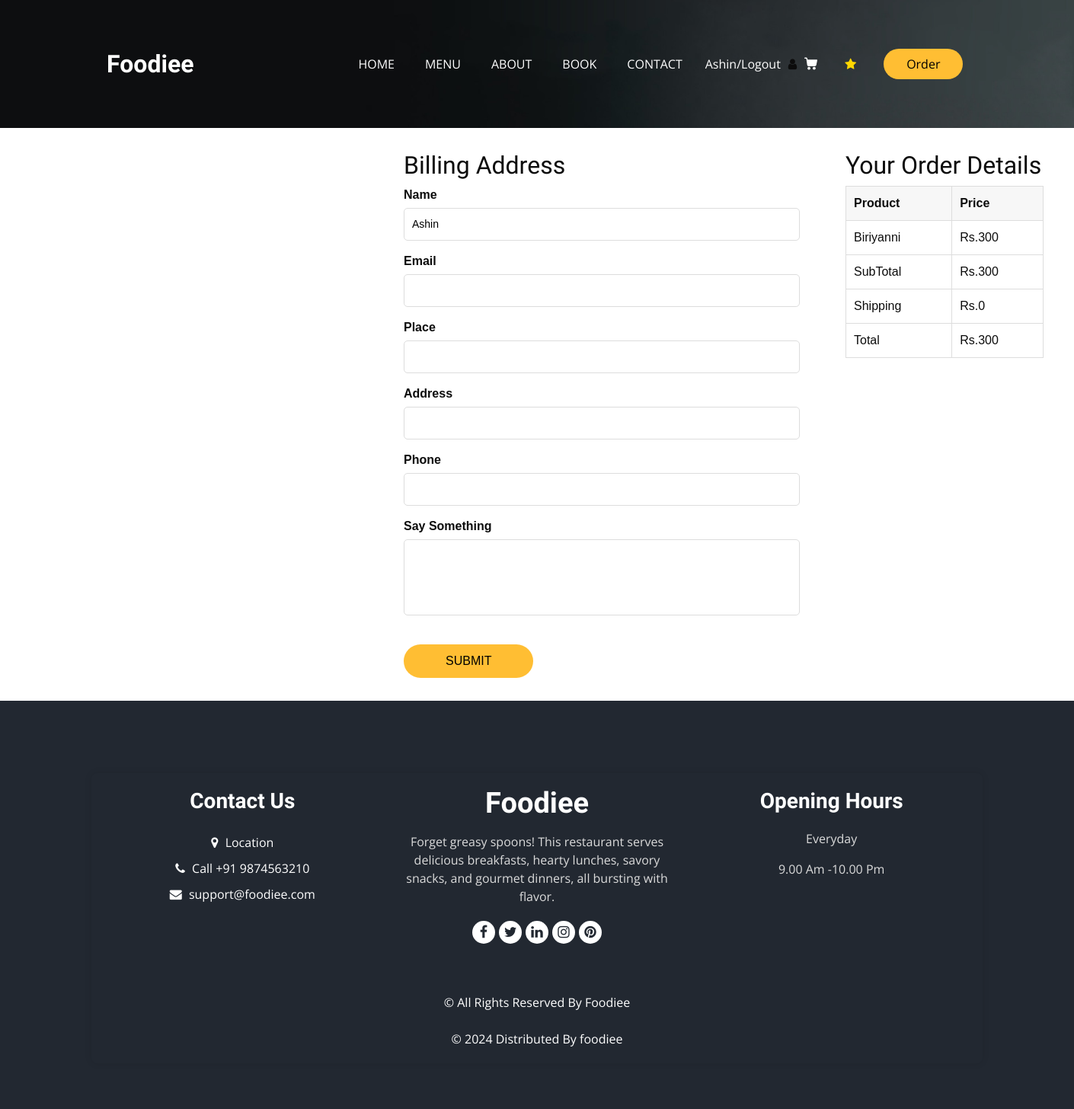
The page /checkOutpage/ (signed in) on the database as committed earlier.
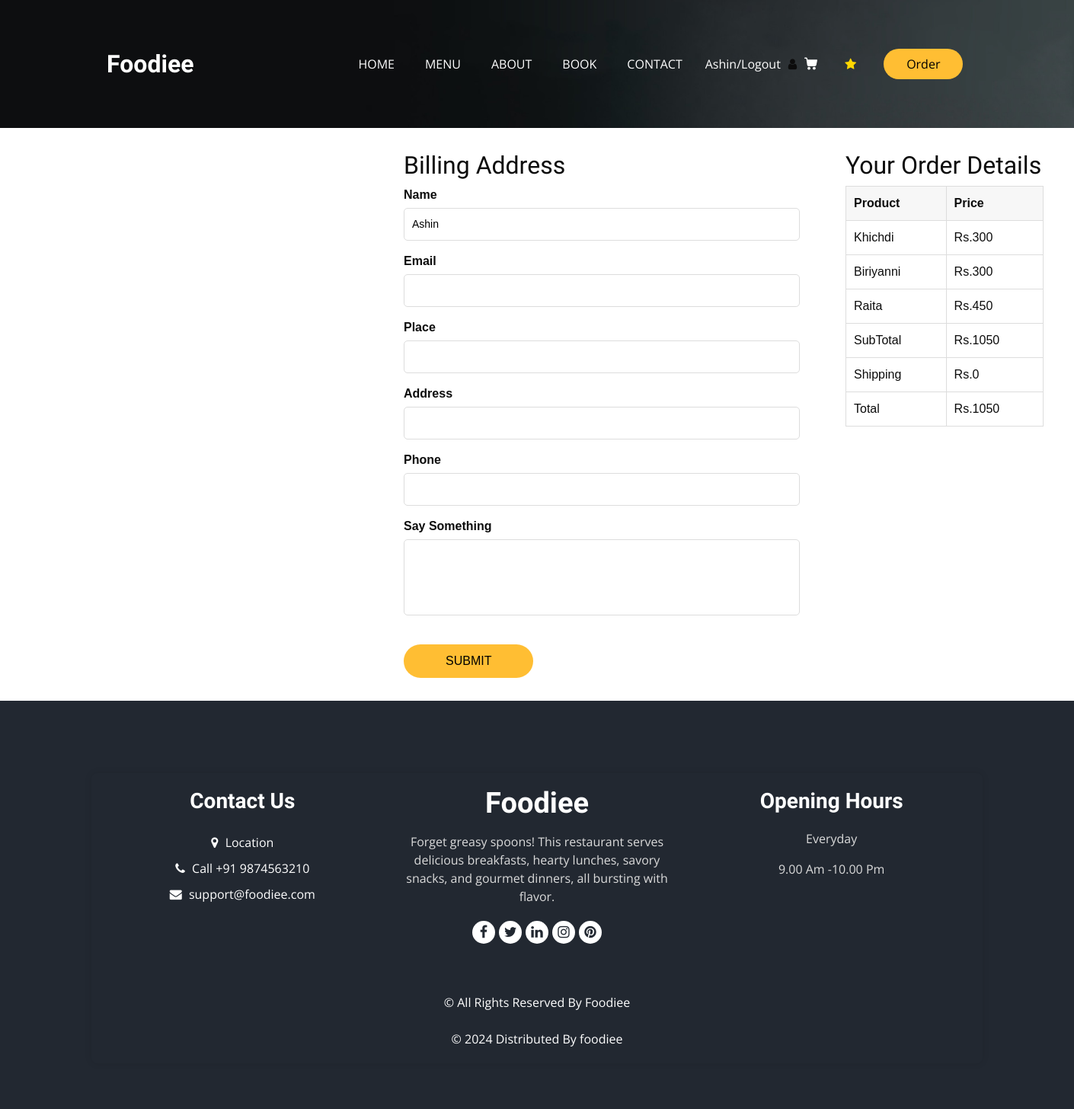
The same page on the database as committed later.
### frontendfood/models.py (models this page shows)
class cartDb(models.Model):
    cart_username=models.CharField(max_length=50, null=True, blank=True)
    cart_productname=models.CharField(max_length=50, null=True, blank=True)
    cart_quantity=models.IntegerField(null=True, blank=True)
    cart_price=models.IntegerField(null=True, blank=True)
    cart_totalprice=models.IntegerField(null=True, blank=True)

### frontendfood/views.py (the view)
# urls.py: path('checkOutpage/',views.checkout_pg,name="checkOutpage"),
def checkout_pg(request):
    cartdataUsername = cartDb.objects.filter(cart_username=request.session['su_username'])
    subTotal = 0
    shippingPrice = 0
    overAllTotal = 0
    for i in cartdataUsername:
        subTotal = subTotal + i.cart_totalprice
        if subTotal < 100:
            shippingPrice = 100
        else:
            shippingPrice = 0
        overAllTotal = subTotal + shippingPrice
    return render(request, "checkout_foodiee.html",
                  {'cartdataUsername': cartdataUsername, 'subTotal': subTotal,
                   'shippingPrice': shippingPrice, 'overAllTotal': overAllTotal})

### frontendfood/templates/checkout_foodiee.html (shortened to what the changed rows need)
<!DOCTYPE html>
{% load static %}
<html>
<head>
  <link rel="stylesheet" type="text/css" href="{% static 'fnfd/css/bootstrap.css' %}" />
  <link rel="stylesheet" type="text/css" href="https://cdnjs.cloudflare.com/ajax/libs/OwlCarousel2/2.3.4/assets/owl.carousel.min.css" />
  <link rel="stylesheet" href="https://cdnjs.cloudflare.com/ajax/libs/jquery-nice-select/1.1.0/css/nice-select.min.css" />
  <link href="{% static 'fnfd/css/font-awesome.min.css' %}" rel="stylesheet" />
  <link href="{% static 'fnfd/css/style.css' %}" rel="stylesheet" />
  <link href="{% static 'fnfd/css/responsive.css' %}" rel="stylesheet" />
</head>
<body class="sub_page">
  <div class="hero_area">
    <header class="header_section">
      <div class="container">
        <nav class="navbar navbar-expand-lg custom_nav-container ">
          <div class="collapse navbar-collapse" id="navbarSupportedContent">
            <div class="user_option">
              {% if request.session.su_username %}
              <a href="{% url 'LogOutpage' %}" class="user_link">{{request.session.su_username}}/Logout</a>
              {% else %}
              <a href="{% url 'Registrationpage' %}" class="user_link">
                {% endif %}
                <i class="fa fa-user" aria-hidden="true"></i>
              <a class="cart_link" href="{%url 'Cartpage' %}">
              </a>
              <form class="form-inline">
               <a class="nav-link" href="{% url 'Reviewpage' %}"><i class="fa fa-star" style="color: gold;"></i></a>
              </form>
              <a href="{% url 'Menupage' %}" class="order_online">Order</a>
            </div>
          </div>
        </nav>
      </div>
    </header>
  </div>
    <div class="container1">
        <div class="form-container">
            <h2>Billing Address</h2>
        </div>
        <div class="order-details ">
            <h2>Your Order Details</h2>
            <table>
                <thead>
                    <tr>
                        <th>Product</th>
                        <th>Price</th>
                    </tr>
                </thead>
                <tbody>
                    {% for i in cartdataUsername %}
                    <tr>
                        <td>{{i.cart_productname}}</td>
                        <td>Rs.{{i.cart_totalprice}}</td>
                    </tr>
                    {% endfor %}
                    <tr>
                        <td>SubTotal</td>
                        <td>Rs.{{subTotal}}</td>
                    </tr>
                    <tr>
                        <td>Total</td>
                        <td>Rs.{{overAllTotal}}</td>
                    </tr>
                </tbody>
            </table>
        </div>
    </div>
</body>
</html>

Rows that differ between the two databases and show on the page:
removed cartDb: session.su_username "Ashin", cart_productname "Biriyanni", cart_totalprice "300"
added cartDb: cart_productname "Khichdi", cart_totalprice "300"
added cartDb: cart_productname "Biriyanni", cart_totalprice "300"
added cartDb: cart_productname "Raita", cart_totalprice "450"
Other text that changed with them:
{{ request.session.su_username }}: (not shown) → "Ashin"
{{ subTotal }}: "300" → "1050"
{{ overAllTotal }}: "300" → "1050"
